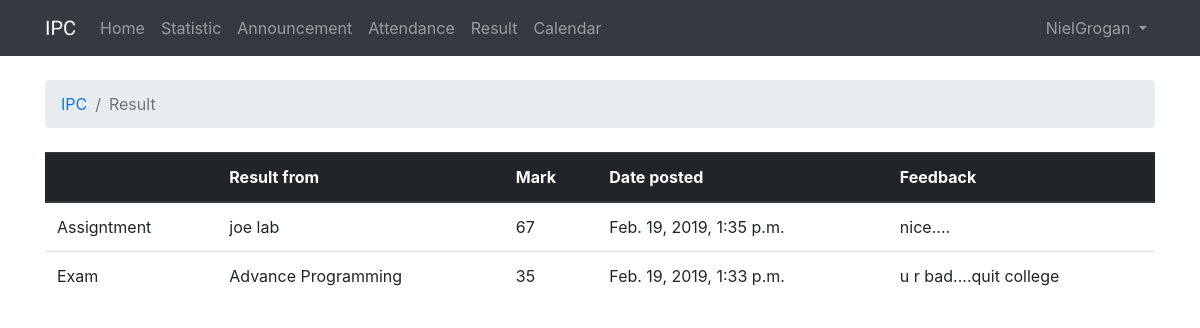
/1/result (signed in), run on an earlier commit of the app's database.
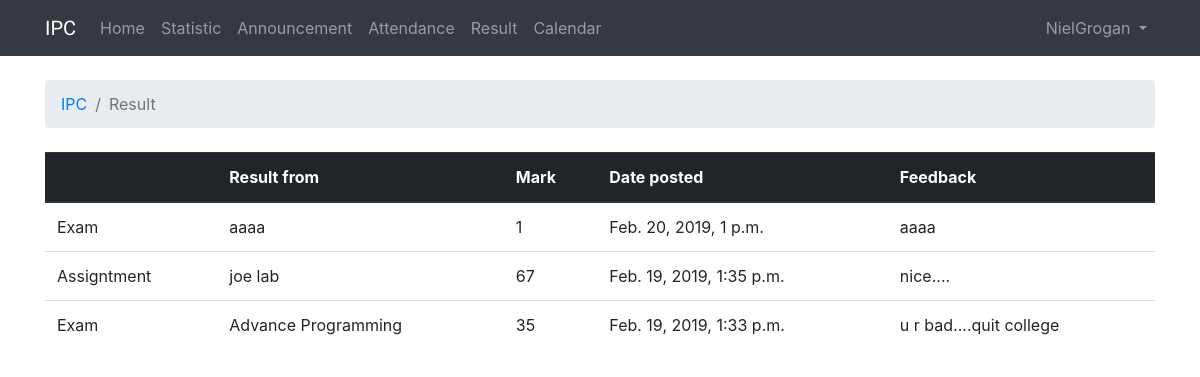
And on a later commit of the database.
### IPC/models.py (models this page shows, shortened)
class Result(models.Model):
    resultType = models.ForeignKey(ResultType, on_delete=models.CASCADE,)
    resultStudentId = models.ForeignKey(User, on_delete=models.CASCADE,)
    resultStudentMark = models.IntegerField(default=0, validators=[MaxValueValidator(100), MinValueValidator(0)])
    resultFeedback = models.CharField(max_length=255, default="")
    resultReturnedDate = models.DateTimeField(auto_now_add=True)
    resultCourse = models.ForeignKey(Course, on_delete=models.CASCADE,)
    resultName = models.CharField(max_length=255)

class ResultType(models.Model):
    ResultTypeName = models.CharField(max_length=255)
    ResultTypeDesc = models.TextField(max_length=4000)
    def __str__(self):
        return self.ResultTypeName

### IPC/views.py (the view, shortened to what this page needs)
# urls.py: path('<int:course_id>/result', views.course_result, name='course_result'),
def course_result(request, course_id):
    user = request.user
    if user.groups.filter(name='Teacher').exists():
        user_type = "teacher"
    elif user.groups.filter(name='Student').exists():
        user_type = "student"
    if user_type == "student":
        results = get_list_or_404(Result.objects.order_by('-resultReturnedDate'), resultStudentId=request.user)
        return render(request, 'result.html', {'results': results,
                                               'user_type': user_type,
                                               'course_id': course_id,})

### templates/result.html (shortened to what this page needs)
{% extends 'base.html' %}
{% block breadcrumb %}
  <li class="breadcrumb-item"><a href="{% url 'course' %}">IPC</a></li>
  <li class="breadcrumb-item active">Result</li>
{% endblock %}
{% block content %}
  {% if user_type == "student" %}
    <table class="table">
      <thead class="thead-dark">
        <tr>
          <th></th>
          <th>Result from</th>
          <th>Mark</th>
          <th>Date posted</th>
          <th>Feedback</th>
        </tr>
      </thead>
      <tbody>
        {% for result in results %}
          <tr>
            <td>{{ result.resultType }}</td>
            <td>{{ result.resultName }}</td>
            <td>{{ result.resultStudentMark }}</td>
            <td>{{ result.resultReturnedDate }}</td>
            <td>{{ result.resultFeedback }}</td>
          </tr>
        {% endfor %}
      </tbody>
    </table>
  {% endif %}
{% endblock %}

What changed in the data, as far as the page shows it:
added Result: resultType "Exam", resultName "aaaa", resultStudentMark "1", resultReturnedDate "Feb. 20, 2019, 1 p.m.", resultFeedback "aaaa"
